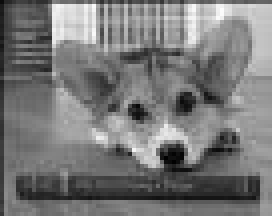
#> input picture yuzhelu2_Lab7/small-img.jpg, 68 x 54 px (shown 4 times larger)
$ jupyter execute --allow-errors yuzhelu2_Lab7.ipynb   (shell and % lines are left out)
#> lines starting #> are read from the running program, lines starting #| are printed output that depends on the picture
# Lab 7: Multirate Signal Processing and Signal Processing Applications
## Due Date: 5/1 @11:59pm

We will primarily focus on multirate signal processing - upsampling and downsampling - in this lab. We will wrap up the lab with a look at a signal processing application beyond the scope of ECE 310, but of interest in future signal processing courses.

## Multirate Signal Processing

In many signal processing applications, we would like to change the sampling rate of our digital system. This could mean either reducing or increasing our effective sampling rate. One possibility is to perform digital-to-analog (D/A) conversion, then resample our signal in the time domain to the desired rate. However, this process requires access to the desired resampling circuitry in addition to potential artifacts introduced by the D/A conversion and quantization effects when resampling the signal.

The preferred method is to perform rate conversion in the discrete sample domain. We may increase our sampling rate via a process known as upsampling or interpolation, while we may decrease our sampling rate using downsampling or decimation. In the following background sections, we will discuss the mathematical construction of upsampling and downsampling, and also discuss some practical considerations that must be made when working on multirate signal processing.

## Upsampling

Upsampling (or interpolation) by an integer factor of $U$ is accomplished by interpolating $U-1$ zeros after every entry in our original sequence. Let $x[n]$ be our original signal. Then our upsampled signal $y[n]$ will be as follows:

$$
y[n] = \begin{cases}
x\left[\frac{n}{U}\right],\quad n = \pm U, 2U, \ldots, kU\\
0, \quad \textrm{else}\\
\end{cases}
$$

$$
y[n] = \left[x[0]\quad\underbrace{0\quad 0\quad\ldots\quad0}_{U-1\textrm{ zeros}}\quad x[1]\quad\underbrace{0\quad 0\quad\ldots\quad0}_{U-1\textrm{ zeros}}\quad x[2]\quad\ldots\quad\right]
$$

The resulting DTFT for $y[n]$ may be derived as follows:

$$
Y_d(\omega) = \sum_{n=-\infty}^\infty y[n]e^{-j\omega n}
$$

$$
= \sum_{n=-\infty}^\infty x[n] e^{-j\omega nU}
$$

$$
Y_d(\omega) = X_d(U\omega).
$$

The second line above follows from the definition of $y[n]$ since the $n$'th value of $x[n]$ is actually the $Un$'th value of $y[n]$ and all other values of $y[n]$ are zero. Thus we see the resulting spectrum will be "compressed" along the frequency axis by a factor of $U$ while maintaining the same height. The issue here is that some of our adjacent $2\pi$ periodic copies of $X_d(\omega)$ will cross over into the central copy of $Y_d(\omega)$ after upsampling. This is readily apparent when we check that $Y_d(\pi) = X_d(\pi U)$, which must be greater than the $\pi$ limits of our central copy.

The simple solution is to place a low-pass filter after our upsampler to make sure we only extract the frequencies corresponding to the central copy of our original spectrum. We see that the bandwidth of this filter should be such that our cutoff frequency $\omega_c$ maps to $\pi$ in our original specturm $X_d(\omega)$. Thus, we would like $\omega_c = \frac{\pi}{U}$. Formally, our low-pass filter $A(\omega)$ will be given by

$$
A(\omega) = \begin{cases}
1, \quad |\omega| \leq \frac{\pi}{U}\\
0, \quad \frac{\pi}{U} < |\omega| \leq \pi\\
\end{cases}.
$$

This low-pass filter accomplishes the very important task of interpolating over the zeros we placed in between our original signal values. Think of the low-pass filter as "filling in the blanks" or inferring the newly interpolated information. In summary, upsampling by a factor $U$ involves interpolating $U-1$ zeros between each sample in our original signal and then low-pass filtering with a cutoff frequency of $\frac{\pi}{U}$ to prevent the inclusion of spurious frequencies presented by adjacent DTFT copies in the original signal.

## Downsampling

Downsampling (or decimation) by an integer factor $D$ is performed by only keeping every $D$'th sample in the original signal. Let $x[n]$ be our original signal. Our downsampled signal $y[n]$ is given by

$$
y[n] = x[Dn]
$$

$$
y[n] = \left[x[0]\quad x[D]\quad x[2D]\quad\ldots\quad\right]
$$

We will skip the derivation of $Y_d(\omega)$ since it is more involved than the derivation for the interpolation case. Refer to your ECE 310 textbook for the full details. The DTFT of our decimated signal $Y_d(\omega)$ is given by

$$
Y_d(\omega) = \frac{1}{D}\sum_{k=0}^{D-1}X_d\left(\frac{\omega - 2\pi k}{D}\right).
$$

Qualitatively, we see that the input spectrum will be scaled down by a factor of $\frac{1}{D}$ and the frequency axis is stretched by a factor of $D$. It is very important, however, to note that the above form assumes an appropriate anti-aliasing filter has been applied to the input signal prior to decimation. What should this filter look like? The anti-aliasing filter should remove all frequencies that would push into adjacent DTFT copies after decimation and cause aliasing. We know that the frequency axis will expand by a factor of $D$; thus, we know any frequencies beyond $\frac{\pi}{D}$ would stretch beyond $\pi$ and alias. Consequently, our anti-aliasing filter $H(\omega)$ should have the following form:

$$
H(\omega) = \begin{cases}
1, \quad |\omega| \leq \frac{\pi}{D}\\
0, \quad \frac{\pi}{D} < |\omega| \leq \pi\\
\end{cases}.
$$

We observe that if we have a multirate signal processing system that interpolates and decimates by the same factor, we will be able to use one filter for both upsampling and downsampling! The difference, of course, is that we filter before decimation and after interpolation. In summary, downsampling by a factor of $D$ requires us to first apply a low-pass anti-aliasing filter with cutoff frequency $\frac{\pi}{D}$ then discard (or decimate) every sample that is not located at a multiiple of $D$.

## Rate Conversion by $\frac{U}{D}$

One final topic we should mention is the concatenation of multiple rate conversion systems to achieve an arbitrary sampling rate. Suppose we would like to increase our sampling rate by a non-integer factor like $\frac{4}{3}$. How can you interpolate $\frac{1}{3}$ of a zero? You cannot! Instead, we may accomplish this new sampling rate by first upsampling by a factor of 4, then downsampling by a factor of 3. Furthermore, note that in this case the post-interpolation filter will have a cutoff frequency of $\frac{\pi}{4}$ and thus eliminate the need for our anti-aliasing filter before decimation since $\frac{\pi}{4}<\frac{\pi}{3}$! We may achieve any new sampling rate by the same procedure with appropriate anti-aliasing filters.

[cell 1]
#import libraries
import numpy as np
import matplotlib.pyplot as plt

from scipy import signal
from skimage.io import imread
from skimage.io import imsave

#Provided function with triangle magnitude spectrum
def toy_signal(w_c):
    N = 1000
    gain = 2*np.pi/w_c
    return gain * np.array([(np.sin(w_c/2*(n+1))/(np.pi*(n+1)))**2 if n+1 != 0 else (w_c/(2*np.pi))**2 for n in range(-N,N+1)])

# Exercise 1: Upsampling

We will begin by exploring and verifying the above theoretical discussion regarding upsampling.

a. Fill in the below function $\textrm{upsample}(U,x)$ to perform interpolation by a factor of $U$ on an input signal $x$. Verify your function correctly interpolates zeros by printing the provided test signal before and after upsampling for some integer $U$.

b. The provided function $\textrm{toy_signal}(\omega_c)$ creates a toy signal that has a triangular magnitude response with bandwidth $\omega_c$. More precisely, if our toy signal is given by $x$, the magnitude of the DTFT of this toy signal will be

$$
|X_d(\omega)| = \begin{cases}
-\left|\frac{\omega}{\omega_c}\right| + 1\,\quad |\omega| \leq \omega_c\\
0,\quad \omega_c \leq |\omega| \leq \pi\\
\end{cases}.
$$

Use the provided toy signal function to create a signal with bandwidth $\frac{\pi}{2}$ ($\omega_c = \frac{\pi}{2}$). Upsample this toy signal by a factor of $U=3$. Plot the magnitude of the FFT of the original and upsampled toy signals on separate subplots using $\textrm{np.fft.fft()}$. Hint: use $\textrm{np.fft.fftshift()}$ to zero-center the frequency spectrum and $\textrm{np.linspace()}$ to create your frequencies from $-\pi$ to $\pi$ for plotting.

c. Fill in the below function $\textrm{lowpass}(C)$ to create an appropriate low-pass filter that should follow interpolation by a factor of $C$. You may use $\textrm{signal.remez()}$ like in Lab 6 for Parks-McClellan filter design of a length 50 filter. You may also assume a transition bandwidth of $\frac{\pi}{10}$ (0.1 in normalized frequency). Apply your low-pass filter to your upsampled toy signal from part 1.(b). Plot the magnitude of the FFT of the filtered signal to verify the spurious DTFT copies have been removed by your filter. $\textbf{Note that this filtering function will also work as an anti-aliasing filter for decimation by a factor of } D$.

[cell 2]
# Fill in this function for part 1.a:
def upsample(U, x):
#> called with U = 3, x = array of shape (6,)
    upsampled = []

    for i in range(len(x)):
        upsampled.append(x[i])
        for j in range(U - 1):
            upsampled.append(0)

    return upsampled

# Fill in this function for part 1.c:
def lowpass(C):
    filter = [0, 1/C - 1/20, 1/C + 1/20, 1]
    lpf = signal.remez(50, filter, [1, 0], fs = 2)

    return lpf

# Test code for part 1.a:
test_signal = np.array([1, 2, 3, 4, 5, 6])
print("The signal before upsampling:", test_signal)
print("The signal after upsampling by a factor of 3:", upsample(3, test_signal))

# Code for part 1.b:
toy_sig = toy_signal(np.pi / 2)
toy_fft = np.fft.fftshift(np.fft.fft(toy_sig))
w_toy = np.linspace(-np.pi, np.pi, len(toy_fft))

toy_upsample = upsample(3, toy_sig)
toy_upsample_fft = np.fft.fftshift(np.fft.fft(toy_upsample))
w_upsample = np.linspace(-np.pi, np.pi, len(toy_upsample_fft))

plt.figure(figsize=(16,5))
plt.subplot(121)
plt.plot(w_toy, abs(toy_fft))
plt.title("Original Toy")
plt.xlabel("$\omega$")
plt.ylabel("Magnitude")
plt.subplot(122)
plt.plot(w_upsample, abs(toy_upsample_fft))
plt.title("Upsampled Toy")
plt.xlabel("$\omega$")
plt.ylabel("Magnitude")

# Code for part 1.c:
#> (the rest of this cell did not finish here and is left out)

# Exercise 2: Downsampling

Now we will turn our attention to downsampling.

a. Fill in the below function $\textrm{downsample}(D, x)$ to perform decimation by a factor of $D$ on an input signal $x$. Verify your function correctly decimates by printing the provided test signal before and after downsampling for some integer $D$.

b. Use the provided toy signal function to create a signal with bandwidth $\frac{\pi}{2}$. Downsample this toy signal by a factor of $D=2$. Plot the magnitude of the FFT of the original and downsampled toy signals on separate subplots using $\textrm{np.fft.fft()}$ (do not forget to use $\textrm{np.fft.fftshift()}$ to center you FFT!). Do not worry about anti-aliasing filtering for now.

c. Use the provided toy signal function to create a signal with bandwidth $\frac{\pi}{2}$. Downsample this toy signal by a factor of $D=3$. Plot the magnitude of the FFT of the original and downsampled toy signals on separate subplots using $\textrm{np.fft.fft()}$. Do not worry about anti-aliasing filtering. Explain what is happening in the magnitude of the decimated signal's FFT. **Note: pay attention to the y-axis scaling when comparing parts (b) and (c), i.e. consider using plt.ylim() to set the y-axis ranges.**

d. Finally, let's use our upsampling, downsampling, and filtering functions to perform sampling rate conversion by a factor of $\frac{3}{5}$. This may be accomplished with two different schemes: downsampling followed by upsampling or upsampling followed by downsampling. These two schemes are not necessarily equivalent for a given input signal! Perform sampling rate conversion by a factor of $\frac{3}{5}$ using both schemes on a toy signal with bandwidth $\frac{\pi}{2}$. Plot the magnitude of the FFT for the final system output for each scheme. What are the differences between the two outputs? Which scheme do you think works best? Why? Note: remember to apply appropriate anti-aliasing and post-interpolation filters before and after downsampling and upsampling, respectively!

[cell 3]
# Fill in this function for part 2.a:
def downsample(D, x):
#> called with D = 2, x = array of shape (6,)
    downsampled = []

    for i in range(len(x)):
        if i % D == 0:
            downsampled.append(x[i])

    return downsampled

# Test code for part 2.a:
test_signal = np.array([1, 2, 3, 4, 5, 6])
print("The signal before downsampling:", test_signal)
print("The signal after downsampling by a factor of 2:", downsample(2, test_signal))

# Code for part 2.b:
toy_downsample2 = downsample(2, toy_sig)
toy_downsample2_fft = np.fft.fftshift(np.fft.fft(toy_downsample2))
w_downsample2 = np.linspace(-np.pi, np.pi, len(toy_downsample2_fft))

plt.figure(figsize=(16,5))
plt.subplot(121)
plt.plot(w_toy, abs(toy_fft))
plt.title("Original Toy")
plt.xlabel("$\omega$")
plt.ylabel("Magnitude")
plt.subplot(122)
plt.plot(w_downsample2, abs(toy_downsample2_fft))
plt.title("Downsampled by 2 Toy")
plt.xlabel("$\omega$")
plt.ylabel("Magnitude")

# Code for part 2.c:
toy_downsample3 = downsample(3, toy_sig)
toy_downsample3_fft = np.fft.fftshift(np.fft.fft(toy_downsample3))
w_downsample3 = np.linspace(-np.pi, np.pi, len(toy_downsample3_fft))

plt.figure(figsize=(16,5))
plt.subplot(121)
plt.plot(w_toy, abs(toy_fft))
plt.title("Original Toy")
plt.xlabel("$\omega$")
plt.ylabel("Magnitude")
plt.subplot(122)
plt.plot(w_downsample3, abs(toy_downsample3_fft))
plt.title("Downsampled by 3 Toy")
plt.xlabel("$\omega$")
plt.ylabel("Magnitude")

# Code for part 2.d:
up = signal.filtfilt(lowpass(3), 1, upsample(3, toy_sig))
up_down = downsample(5, up)
up_down_fft = np.fft.fftshift(np.fft.fft(up_down))
w_up_down = np.linspace(-np.pi, np.pi, len(up_down_fft))

sig = signal.filtfilt(lowpass(5), 1,toy_sig)
down = downsample(5, sig)
down_up = signal.filtfilt(lowpass(3), 1, upsample(3, down))
down_up_fft = np.fft.fftshift(np.fft.fft(down_up))
w_down_up = np.linspace(-np.pi, np.pi, len(down_up_fft))

plt.figure(figsize=(16,5))
plt.subplot(121)
plt.plot(w_up_down, abs(up_down_fft))
plt.title("Up-Down Scheme")
plt.xlabel("$\omega$")
plt.ylabel("Magnitude")
plt.subplot(122)
plt.plot(w_down_up, abs(down_up_fft))
plt.title("Down-Up Scheme")
plt.xlabel("$\omega$")
plt.ylabel("Magnitude")
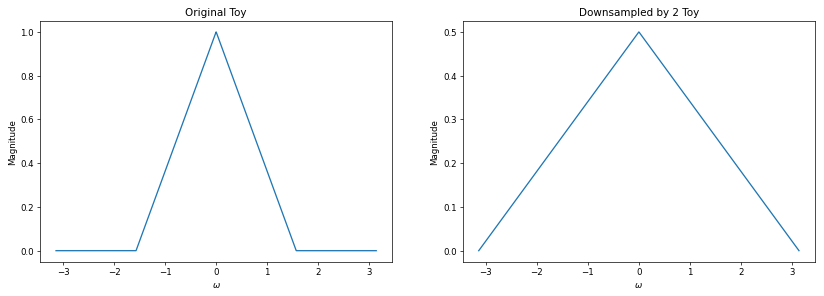
#> figure drawn by matplotlib, 2 panels; panel 1: curve peaks at x = 0, y = 1; panel 2: curve peaks at x = 0, y = 0.5
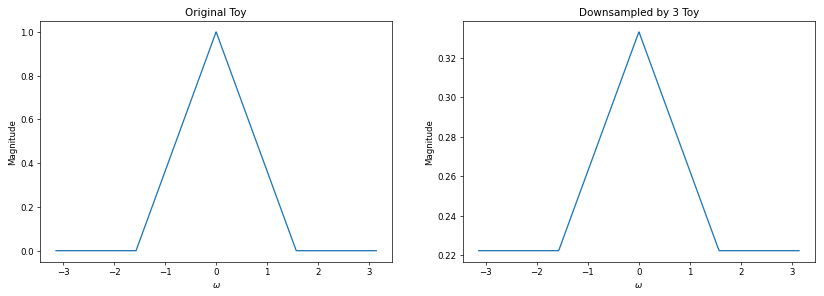
#> figure drawn by matplotlib, 2 panels; panel 1: curve peaks at x = 0, y = 1; panel 2: curve peaks at x = 0, y = 0.333
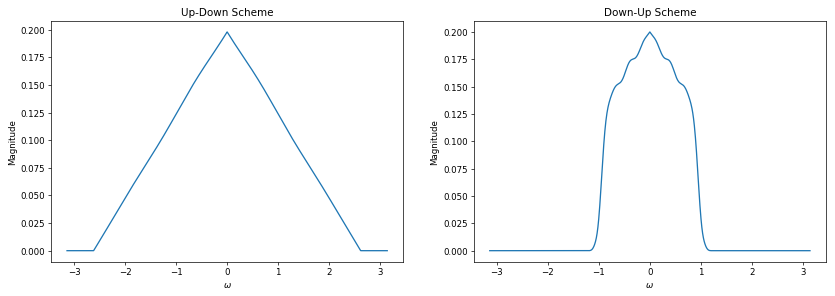
#> figure drawn by matplotlib, 2 panels; panel 1: curve peaks at x = -4.44e-16, y = 0.198; panel 2: curve peaks at x = 4.44e-16, y = 0.2
#> further down, small_img is the input picture: shape (54, 68); min 0, max 252, mean 120.1

## Comments here

Part 2(c):

The magnitude of the decimated signal's FFT is decreased by a factor of D = 3 from the original signal.

Part 2(d):

The magnitude response of the Up-Down Scheme is a triangle similar to the orignal signal and the Down-Up Scheme is more like a tower that is narrower and has 3 segments. The maximum magnitude of both of the resulting signals are the same. The resulting signal after upsampling first and then downsampling is better since doing downsampling first omits data points that cannot be recovered.

## Image Resizing

One common application of multirate signal processing is image resizing. Have you ever considered what happens when you stretch or shrink an image while placing images in a document? This operation extends our previous discussion of decimation and interpolation to two dimensions. For this lab, we will focus on increasing the size of a small image.

To upsample an image, we interpolate zeros like we would for a 1D signal, except we now do this is along both the rows and columns. In this exercise, we assume we will upsample by the same factor for both rows and columns (maintain aspect ratio) though it is not difficult to extend these concepts to unique scaling for rows and columns. Consider the following example where $x$ is our original image and $y$ is the result of upsampling by a factor of two along the rows and columns:

$$
x = \begin{bmatrix}
1 & 9 & 5\\
5 & 3 & 5\\
7 & 9 & 1\\
\end{bmatrix}\quad
y = \begin{bmatrix}
1 & 0 & 9 & 0 & 5 & 0\\
0 & 0 & 0 & 0 & 0 & 0\\
5 & 0 & 3 & 0 & 5 & 0\\
0 & 0 & 0 & 0 & 0 & 0\\
7 & 0 & 9 & 0 & 1 & 0\\
0 & 0 & 0 & 0 & 0 & 0\\
\end{bmatrix}
$$

### Nearest Neighbor Interpolation
After upsampling our image, we must consider how we can fill in these new blank values. We will consider two options in this lab: nearest neighbor and bilinear intperpolation. Nearest neighbor interpolation works based on the simple assumption that the nearest original pixel is the best guess for the interpolated pixel. The assignment rule is as follows

$$
y(i,j) = x\left(\left\lfloor \frac{i}{U} \right\rfloor,\left\lfloor \frac{j}{U} \right\rfloor\right),
$$

$$
\textrm{1D Example:}\quad \begin{bmatrix}
1 & 0 & 0 & 10 & 0 & 0 & 4 & 0 & 0\\
\end{bmatrix} \rightarrow \textrm{nearest neighbor interpolation}\rightarrow
\begin{bmatrix}
1 & 1 & 1 & 10 & 10 & 10 & 4 & 4 & 4\\
\end{bmatrix}
$$

where $U$ is our upsampling factor and $\lfloor\cdot\rfloor$ is the floor operator. If we apply nearest neighbor interpolation to our upsampled image $y$, we have the following interpolated image $z_{nn}$:

$$
z_{nn} = \begin{bmatrix}
1 & 1 & 9 & 9 & 5 & 5\\
1 & 1 & 9 & 9 & 5 & 5\\
5 & 5 & 3 & 3 & 5 & 5\\
5 & 5 & 3 & 3 & 5 & 5\\
7 & 7 & 9 & 9 & 1 & 1\\
7 & 7 & 9 & 9 & 1 & 1\\
\end{bmatrix}.
$$

### Bilinear Interpolation
Bilinear interpolation is a little more complicated. Let's first consider linear interpolation in one dimension. Linear interpolation makes the assumption that adjacent original values may be connected with a straight line. The interpolated values will be assigned according to the value of the line at that interpolation location. We have actually already had experience with linear interpolation. When we plot lines in Python using Matplotlib, the points are connected using linear interpolation! Let's consider a toy 1D example of linear interpolation on a signal $a$:

$$
a = \begin{bmatrix}
1 & 0 & 0 & 10 & 0 & 0 & 4 & 0 & 0\\
\end{bmatrix} \rightarrow \textrm{linear interpolation}\rightarrow
\begin{bmatrix}
1 & 4 & 7 & 10 & 8 & 6 & 4 & \frac{4}{3} & \frac{2}{3}\\
\end{bmatrix}
$$

Mathematically, if we would like to interpolate between indices $i$ and $j$ in our toy signal $a$ at index $k$ such that $i < k < j$, we will assign the value at $k$ as follows (assuming upsampling by $U$):

$$
\large{a[k] = \underbrace{(k-i)}_{\Delta x} \cdot \underbrace{\frac{a[j] - a[i]}{U}}_{\frac{\Delta y}{\Delta x}\textrm{ or slope}} + \underbrace{a[i]}_{\textrm{offset/intercept}}}.
$$

This equation should remind you of an equation of a line where we have a slope, intercept, and an independent variable in the distance from the first index $i$. Now if we would like to expand linear interpolation to become bilinear interpolation, we may simply perform linear interpolation at each row and at each column: the order does not matter! The below figure demonstrates bilinear interpolation via rows-then-colums and columns-then-rows to verify they produce the same result. $\textbf{Note that we will assume any values outside the image are zero!}$

$$
y = \begin{bmatrix}
1 & 0 & 9 & 0 & 5 & 0\\
0 & 0 & 0 & 0 & 0 & 0\\
5 & 0 & 3 & 0 & 5 & 0\\
0 & 0 & 0 & 0 & 0 & 0\\
7 & 0 & 9 & 0 & 1 & 0\\
0 & 0 & 0 & 0 & 0 & 0\\
\end{bmatrix} \rightarrow\textrm{rows}\rightarrow
\begin{bmatrix}
1 & 5 & 9 & 7 & 5 & 2.5\\
0 & 0 & 0 & 0 & 0 & 0\\
5 & 4 & 3 & 4 & 5 & 2.5\\
0 & 0 & 0 & 0 & 0 & 0\\
7 & 8 & 9 & 5 & 1 & 0.5\\
0 & 0 & 0 & 0 & 0 & 0\\
\end{bmatrix} \rightarrow\textrm{columns}\rightarrow
\begin{bmatrix}
1 & 5 & 9 & 7 & 5 & 2.5\\
3 & 4.5 & 6 & 5.5 & 5 & 2.5\\
5 & 4 & 3 & 4 & 5 & 2.5\\
6 & 6 & 6 & 4.5 & 3 & 1.5\\
7 & 8 & 9 & 5 & 1 & 0.5\\
3.5 & 4 & 4.5 & 2.5 & 0.5 & 0.25\\
\end{bmatrix}
$$

$$
y = \begin{bmatrix}
1 & 0 & 9 & 0 & 5 & 0\\
0 & 0 & 0 & 0 & 0 & 0\\
5 & 0 & 3 & 0 & 5 & 0\\
0 & 0 & 0 & 0 & 0 & 0\\
7 & 0 & 9 & 0 & 1 & 0\\
0 & 0 & 0 & 0 & 0 & 0\\
\end{bmatrix} \rightarrow\textrm{columns}\rightarrow
\begin{bmatrix}
1 & 0 & 9 & 0 & 5 & 0\\
3 & 0 & 6 & 0 & 5 & 0\\
5 & 0 & 3 & 0 & 5 & 0\\
6 & 0 & 6 & 0 & 3 & 0\\
7 & 0 & 9 & 0 & 1 & 0\\
3.5 & 0 & 4.5 & 0 & 0.5 & 0\\
\end{bmatrix}\rightarrow\textrm{rows}\rightarrow
\begin{bmatrix}
1 & 5 & 9 & 7 & 5 & 2.5\\
3 & 4.5 & 6 & 5.5 & 5 & 2.5\\
5 & 4 & 3 & 4 & 5 & 2.5\\
6 & 6 & 6 & 4.5 & 3 & 1.5\\
7 & 8 & 9 & 5 & 1 & 0.5\\
3.5 & 4 & 4.5 & 2.5 & 0.5 & 0.25\\
\end{bmatrix}
$$

# Exercise 3: Image Resizing

We have provided a small test image named ``small-img.jpg`` (shown below) that we would like to upsample.

a. Fill in the $\textrm{upsample_image}$ function below which will interpolate zeros to perform 2D upsampling. We will assume that we are upsampling our image by the same factor $U$ in both dimensions. You may re-use your $\textrm{upsample()}$ function from Exercise 1 or write new upsampling code here. Apply your upsampling code to the small image with $U=8$ and plot the result.

b. Fill in the $\textrm{nn()}$ function below, which performs nearest neighbor interpolation on an upsampled 1D-signal. Print the provided test signal and the result of applying your nearest neighbor interpolation function on the test signal. Hint: one possible solution is to convolve with a length $U$ filter. Consider what this filter may look like to perform nearest neighbor interpolation. Think about a zero-order hold!

c. Fill in the $\textrm{linear()}$ function below, which performs linear interpolation on an upsampled 1D-signal. Print the provided test signal and the result of applying your linear interpolation function on the test signal. Hint: one possible solution is to convolve with a length $2U-1$ filter. Consider what this filter may look like to perform linear interpolation. Think about a first-order hold!

d. Apply your nearest neighbor and linear interpolation functions to the your upsampled image. Note that you may simply apply each function along the rows and columns separately to perform 2D nearest neighbor inteprolation and bilinear interpolation. Plot the two resulting images and comment on the differences. We recommend you make two copies of the upsampled image to separate your nearest neighbor and bilinear inteprolation computation/results.

[cell 4]
# Fill in this function for part 3.a:
def upsample_image(U, img):
#> called with U = 8
    n_rows, n_cols = img.shape
    up_img = np.zeros((n_rows*U, n_cols*U))
    up_img[::U,::U] = img # stores every U element
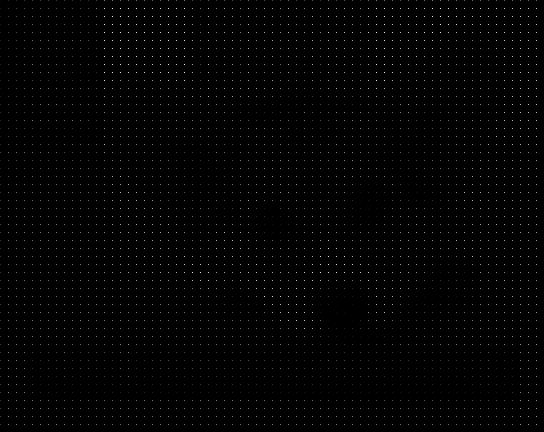
#> up_img: shape (432, 544) float64; min 0, max 252, mean 1.9

    return up_img

# Fill in this function for part 3.b
# Assume x has already been upsampled
def nn(U, x):
#> called with U = 3, x = array of shape (9,)
    filter = []
    length = len(x)

    for i in range(U):
        filter.append(1)
#> (the rest of the program and of its run is left out)
